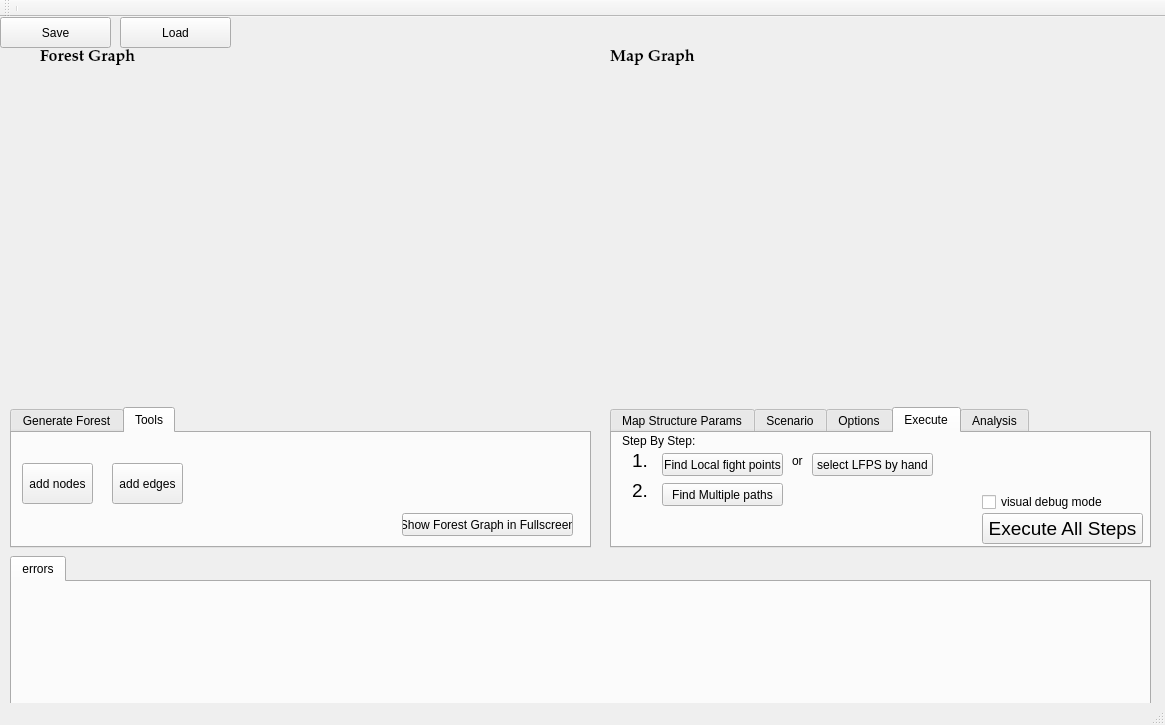
<?xml version="1.0" encoding="UTF-8"?>
<ui version="4.0">
 <class>MainWindow</class>
 <widget class="QMainWindow" name="MainWindow">
  <property name="geometry">
   <rect>
    <x>0</x>
    <y>0</y>
    <width>1165</width>
    <height>725</height>
   </rect>
  </property>
  <property name="windowTitle">
   <string>MainWindow</string>
  </property>
  <widget class="QWidget" name="centralWidget">
   <widget class="QWidget" name="parent_forest_widget" native="true">
    <property name="geometry">
     <rect>
      <x>10</x>
      <y>60</y>
      <width>581</width>
      <height>321</height>
     </rect>
    </property>
   </widget>
   <widget class="QWidget" name="parent_map_widget" native="true">
    <property name="geometry">
     <rect>
      <x>610</x>
      <y>60</y>
      <width>541</width>
      <height>321</height>
     </rect>
    </property>
   </widget>
   <widget class="QLabel" name="label_6">
    <property name="geometry">
     <rect>
      <x>40</x>
      <y>30</y>
      <width>161</width>
      <height>21</height>
     </rect>
    </property>
    <property name="font">
     <font>
      <family>Palatino Linotype</family>
      <pointsize>12</pointsize>
      <weight>75</weight>
      <bold>true</bold>
     </font>
    </property>
    <property name="text">
     <string>Forest Graph</string>
    </property>
   </widget>
   <widget class="QLabel" name="label_7">
    <property name="geometry">
     <rect>
      <x>610</x>
      <y>30</y>
      <width>161</width>
      <height>21</height>
     </rect>
    </property>
    <property name="font">
     <font>
      <family>Palatino Linotype</family>
      <pointsize>12</pointsize>
      <weight>75</weight>
      <bold>true</bold>
     </font>
    </property>
    <property name="text">
     <string>Map Graph</string>
    </property>
   </widget>
   <widget class="QPushButton" name="pushButton_4">
    <property name="geometry">
     <rect>
      <x>120</x>
      <y>0</y>
      <width>111</width>
      <height>31</height>
     </rect>
    </property>
    <property name="text">
     <string>Load</string>
    </property>
   </widget>
   <widget class="QPushButton" name="pushButton_5">
    <property name="geometry">
     <rect>
      <x>0</x>
      <y>0</y>
      <width>111</width>
      <height>31</height>
     </rect>
    </property>
    <property name="text">
     <string>Save</string>
    </property>
   </widget>
   <widget class="QTabWidget" name="tabWidget_2">
    <property name="geometry">
     <rect>
      <x>610</x>
      <y>390</y>
      <width>541</width>
      <height>141</height>
     </rect>
    </property>
    <property name="currentIndex">
     <number>3</number>
    </property>
    <widget class="QWidget" name="tab_3">
     <attribute name="title">
      <string>Map Structure Params</string>
     </attribute>
     <widget class="QLabel" name="label_2">
      <property name="geometry">
       <rect>
        <x>40</x>
        <y>60</y>
        <width>111</width>
        <height>16</height>
       </rect>
      </property>
      <property name="text">
       <string>LFP search method:</string>
      </property>
     </widget>
     <widget class="QLabel" name="label">
      <property name="geometry">
       <rect>
        <x>40</x>
        <y>10</y>
        <width>111</width>
        <height>16</height>
       </rect>
      </property>
      <property name="text">
       <string>Local Fight Points:</string>
      </property>
     </widget>
     <widget class="QComboBox" name="cmbCPTreshold">
      <property name="geometry">
       <rect>
        <x>250</x>
        <y>30</y>
        <width>151</width>
        <height>22</height>
       </rect>
      </property>
      <item>
       <property name="text">
        <string>&gt; num(nodes)</string>
       </property>
      </item>
     </widget>
     <widget class="QComboBox" name="cmbNumFightPoints">
      <property name="geometry">
       <rect>
        <x>40</x>
        <y>30</y>
        <width>151</width>
        <height>22</height>
       </rect>
      </property>
      <item>
       <property name="text">
        <string>3 </string>
       </property>
      </item>
      <item>
       <property name="text">
        <string>4</string>
       </property>
      </item>
      <item>
       <property name="text">
        <string>5</string>
       </property>
      </item>
      <item>
       <property name="text">
        <string>6</string>
       </property>
      </item>
      <item>
       <property name="text">
        <string>7</string>
       </property>
      </item>
      <item>
       <property name="text">
        <string>8</string>
       </property>
      </item>
      <item>
       <property name="text">
        <string>9</string>
       </property>
      </item>
      <item>
       <property name="text">
        <string>10</string>
       </property>
      </item>
     </widget>
     <widget class="QLabel" name="label_3">
      <property name="geometry">
       <rect>
        <x>250</x>
        <y>10</y>
        <width>121</width>
        <height>16</height>
       </rect>
      </property>
      <property name="text">
       <string>Collision Point Treshold:</string>
      </property>
     </widget>
     <widget class="QComboBox" name="cmbLFPMethod">
      <property name="geometry">
       <rect>
        <x>40</x>
        <y>80</y>
        <width>151</width>
        <height>22</height>
       </rect>
      </property>
      <item>
       <property name="text">
        <string>Random</string>
       </property>
      </item>
      <item>
       <property name="text">
        <string>Find Clusters</string>
       </property>
      </item>
      <item>
       <property name="text">
        <string>Find Symmetry</string>
       </property>
      </item>
     </widget>
    </widget>
    <widget class="QWidget" name="tab_8">
     <attribute name="title">
      <string>Scenario</string>
     </attribute>
     <widget class="QRadioButton" name="radioButton">
      <property name="geometry">
       <rect>
        <x>10</x>
        <y>10</y>
        <width>221</width>
        <height>18</height>
       </rect>
      </property>
      <property name="text">
       <string>First Person Shooter Multiplayer Arena</string>
      </property>
     </widget>
     <widget class="QRadioButton" name="radioButton_2">
      <property name="geometry">
       <rect>
        <x>10</x>
        <y>40</y>
        <width>221</width>
        <height>18</height>
       </rect>
      </property>
      <property name="text">
       <string>Stealth adventure</string>
      </property>
     </widget>
     <widget class="QRadioButton" name="radioButton_3">
      <property name="geometry">
       <rect>
        <x>10</x>
        <y>70</y>
        <width>251</width>
        <height>18</height>
       </rect>
      </property>
      <property name="text">
       <string>Dungeon adventure</string>
      </property>
     </widget>
    </widget>
    <widget class="QWidget" name="tab_5">
     <attribute name="title">
      <string>Options</string>
     </attribute>
    </widget>
    <widget class="QWidget" name="tab_9">
     <attribute name="title">
      <string>Execute</string>
     </attribute>
     <widget class="QPushButton" name="btnGenerateMap">
      <property name="geometry">
       <rect>
        <x>370</x>
        <y>80</y>
        <width>161</width>
        <height>31</height>
       </rect>
      </property>
      <property name="font">
       <font>
        <pointsize>14</pointsize>
       </font>
      </property>
      <property name="text">
       <string>Execute All Steps</string>
      </property>
     </widget>
     <widget class="QCheckBox" name="chkDebug">
      <property name="geometry">
       <rect>
        <x>370</x>
        <y>60</y>
        <width>121</width>
        <height>18</height>
       </rect>
      </property>
      <property name="text">
       <string>visual debug mode</string>
      </property>
     </widget>
     <widget class="QPushButton" name="btnExecuteLFPFinder">
      <property name="geometry">
       <rect>
        <x>50</x>
        <y>20</y>
        <width>121</width>
        <height>23</height>
       </rect>
      </property>
      <property name="text">
       <string>Find Local fight points</string>
      </property>
     </widget>
     <widget class="QPushButton" name="btnExecutePathFinder">
      <property name="geometry">
       <rect>
        <x>50</x>
        <y>50</y>
        <width>121</width>
        <height>23</height>
       </rect>
      </property>
      <property name="text">
       <string>Find Multiple paths</string>
      </property>
     </widget>
     <widget class="QLabel" name="label_4">
      <property name="geometry">
       <rect>
        <x>10</x>
        <y>0</y>
        <width>91</width>
        <height>16</height>
       </rect>
      </property>
      <property name="text">
       <string>Step By Step:</string>
      </property>
     </widget>
     <widget class="QLabel" name="label_5">
      <property name="geometry">
       <rect>
        <x>20</x>
        <y>20</y>
        <width>46</width>
        <height>14</height>
       </rect>
      </property>
      <property name="font">
       <font>
        <pointsize>14</pointsize>
       </font>
      </property>
      <property name="text">
       <string>1.</string>
      </property>
     </widget>
     <widget class="QLabel" name="label_9">
      <property name="geometry">
       <rect>
        <x>20</x>
        <y>50</y>
        <width>46</width>
        <height>14</height>
       </rect>
      </property>
      <property name="font">
       <font>
        <pointsize>14</pointsize>
       </font>
      </property>
      <property name="text">
       <string>2.</string>
      </property>
     </widget>
     <widget class="QPushButton" name="btnExecuteLFPFinder_2">
      <property name="geometry">
       <rect>
        <x>200</x>
        <y>20</y>
        <width>121</width>
        <height>23</height>
       </rect>
      </property>
      <property name="text">
       <string>select LFPS by hand</string>
      </property>
     </widget>
     <widget class="QLabel" name="label_11">
      <property name="geometry">
       <rect>
        <x>180</x>
        <y>20</y>
        <width>21</width>
        <height>16</height>
       </rect>
      </property>
      <property name="text">
       <string>or</string>
      </property>
     </widget>
    </widget>
    <widget class="QWidget" name="tab_4">
     <attribute name="title">
      <string>Analysis</string>
     </attribute>
    </widget>
   </widget>
   <widget class="QTabWidget" name="tabWidget_3">
    <property name="geometry">
     <rect>
      <x>10</x>
      <y>390</y>
      <width>581</width>
      <height>141</height>
     </rect>
    </property>
    <property name="currentIndex">
     <number>1</number>
    </property>
    <widget class="QWidget" name="tab_6">
     <attribute name="title">
      <string>Generate Forest</string>
     </attribute>
     <widget class="QLabel" name="label_8">
      <property name="geometry">
       <rect>
        <x>10</x>
        <y>20</y>
        <width>131</width>
        <height>16</height>
       </rect>
      </property>
      <property name="text">
       <string>Node Scattering Method:</string>
      </property>
     </widget>
     <widget class="QPushButton" name="btnGenerateForest">
      <property name="geometry">
       <rect>
        <x>480</x>
        <y>90</y>
        <width>81</width>
        <height>21</height>
       </rect>
      </property>
      <property name="text">
       <string>Generate </string>
      </property>
     </widget>
     <widget class="QLabel" name="label_10">
      <property name="geometry">
       <rect>
        <x>210</x>
        <y>20</y>
        <width>131</width>
        <height>16</height>
       </rect>
      </property>
      <property name="text">
       <string>Edge Connectivity</string>
      </property>
     </widget>
     <widget class="QComboBox" name="cmbConnectivity">
      <property name="geometry">
       <rect>
        <x>210</x>
        <y>40</y>
        <width>151</width>
        <height>20</height>
       </rect>
      </property>
      <property name="styleSheet">
       <string>font: 75 8pt &quot;Minion Pro Cond&quot;;</string>
      </property>
      <item>
       <property name="text">
        <string>dense</string>
       </property>
      </item>
      <item>
       <property name="text">
        <string>medium</string>
       </property>
      </item>
      <item>
       <property name="text">
        <string>sparse </string>
       </property>
      </item>
     </widget>
     <widget class="QComboBox" name="cmbScatteringType">
      <property name="geometry">
       <rect>
        <x>30</x>
        <y>40</y>
        <width>151</width>
        <height>20</height>
       </rect>
      </property>
      <property name="font">
       <font>
        <family>Minion Pro Cond</family>
        <pointsize>8</pointsize>
        <weight>9</weight>
        <italic>false</italic>
        <bold>false</bold>
       </font>
      </property>
      <property name="styleSheet">
       <string>font: 75 8pt &quot;Minion Pro Cond&quot;;</string>
      </property>
      <item>
       <property name="text">
        <string>Grid Random Scattering</string>
       </property>
      </item>
      <item>
       <property name="text">
        <string>Clustered Random Scattering</string>
       </property>
      </item>
     </widget>
     <widget class="QPushButton" name="btnGenerateForest_2">
      <property name="geometry">
       <rect>
        <x>390</x>
        <y>90</y>
        <width>81</width>
        <height>21</height>
       </rect>
      </property>
      <property name="text">
       <string>Restore</string>
      </property>
     </widget>
    </widget>
    <widget class="QWidget" name="tab_7">
     <attribute name="title">
      <string>Tools</string>
     </attribute>
     <widget class="QPushButton" name="pushButton">
      <property name="geometry">
       <rect>
        <x>10</x>
        <y>30</y>
        <width>71</width>
        <height>41</height>
       </rect>
      </property>
      <property name="text">
       <string>add nodes</string>
      </property>
     </widget>
     <widget class="QPushButton" name="pushButton_3">
      <property name="geometry">
       <rect>
        <x>100</x>
        <y>30</y>
        <width>71</width>
        <height>41</height>
       </rect>
      </property>
      <property name="text">
       <string>add edges</string>
      </property>
     </widget>
     <widget class="QPushButton" name="btnForestFullScreen">
      <property name="geometry">
       <rect>
        <x>390</x>
        <y>80</y>
        <width>171</width>
        <height>23</height>
       </rect>
      </property>
      <property name="text">
       <string>Show Forest Graph in Fullscreen</string>
      </property>
     </widget>
    </widget>
   </widget>
   <widget class="QTabWidget" name="tabOutput">
    <property name="geometry">
     <rect>
      <x>10</x>
      <y>539</y>
      <width>1141</width>
      <height>151</height>
     </rect>
    </property>
    <property name="currentIndex">
     <number>0</number>
    </property>
    <widget class="QWidget" name="tab">
     <attribute name="title">
      <string>errors</string>
     </attribute>
    </widget>
   </widget>
  </widget>
  <widget class="QToolBar" name="mainToolBar">
   <attribute name="toolBarArea">
    <enum>TopToolBarArea</enum>
   </attribute>
   <attribute name="toolBarBreak">
    <bool>false</bool>
   </attribute>
   <addaction name="separator"/>
  </widget>
  <widget class="QStatusBar" name="statusBar"/>
  <action name="actionNew">
   <property name="text">
    <string>New</string>
   </property>
  </action>
  <action name="actionSave">
   <property name="text">
    <string>Save</string>
   </property>
  </action>
  <action name="actionLoad">
   <property name="text">
    <string>Load</string>
   </property>
  </action>
  <action name="actionExit">
   <property name="text">
    <string>Exit</string>
   </property>
  </action>
  <action name="actionClear">
   <property name="text">
    <string>Clear</string>
   </property>
  </action>
 </widget>
 <layoutdefault spacing="6" margin="11"/>
 <resources/>
 <connections/>
</ui>
